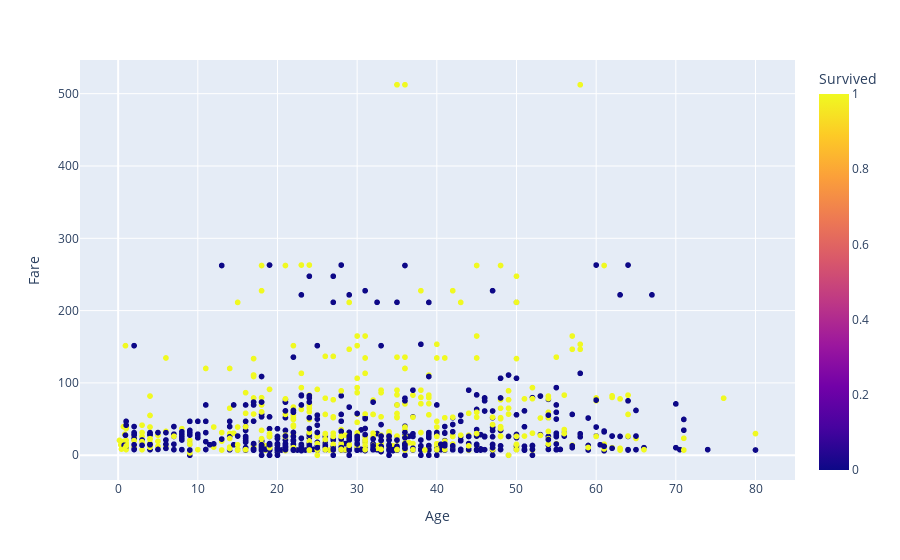

The code cell stored with this chart in its notebook:
### Code cell
scatters('Age','Fare')

### Figure 1 — Plotly figure (JSON) as saved in the notebook; plotly's stock layout.template omitted (floating-point values rounded to 4 significant figures; data arrays with more than 128 entries replaced by an {"elided": "..."} marker saying what was removed)
{"data": [{"hovertemplate": "Age=%{x}<br>Fare=%{y}<br>Survived=%{marker.color}<extra></extra>", "legendgroup": "", "marker": {"color": {"elided": "1309 int values"}, "coloraxis": "coloraxis", "symbol": "circle"}, "mode": "markers", "name": "", "showlegend": false, "type": "scattergl", "x": {"elided": "1309 float values"}, "xaxis": "x", "y": {"elided": "1309 float values"}, "yaxis": "y"}], "layout": {"coloraxis": {"colorbar": {"title": {"text": "Survived"}}, "colorscale": [[0, "#0d0887"], [0.1111, "#46039f"], [0.2222, "#7201a8"], [0.3333, "#9c179e"], [0.4444, "#bd3786"], [0.5556, "#d8576b"], [0.6667, "#ed7953"], [0.7778, "#fb9f3a"], [0.8889, "#fdca26"], [1, "#f0f921"]]}, "legend": {"tracegroupgap": 0}, "margin": {"t": 60}, "xaxis": {"anchor": "y", "domain": [0, 1], "title": {"text": "Age"}}, "yaxis": {"anchor": "x", "domain": [0, 1], "title": {"text": "Fare"}}}}
